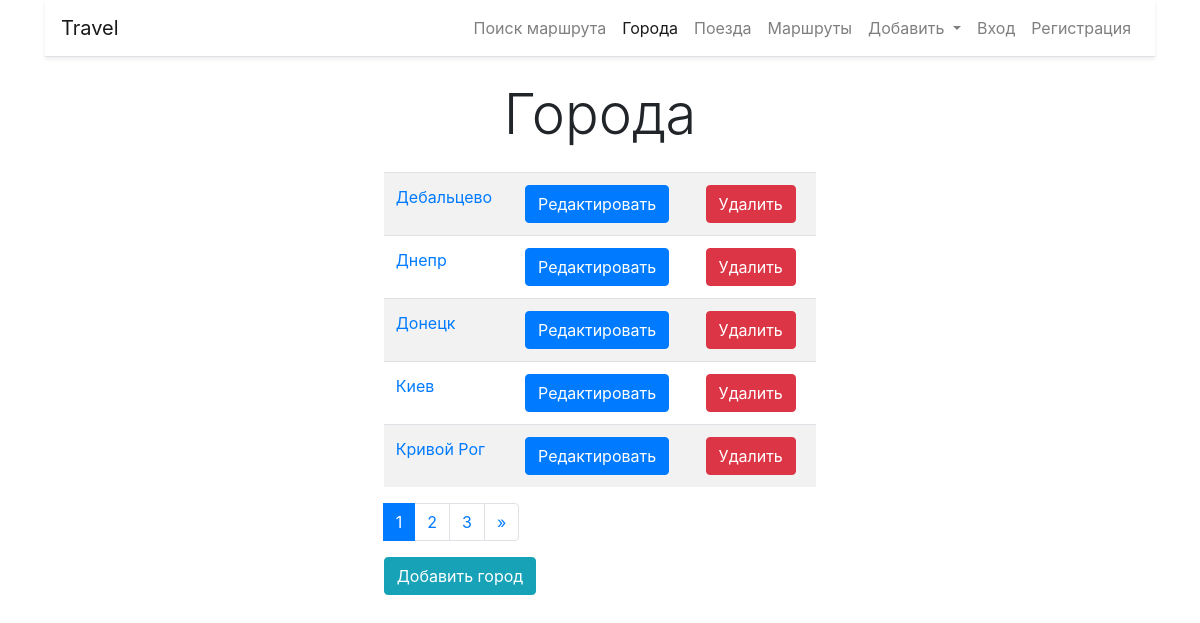
Screenshot of /cities/ with the database file from the repository.
### cities/models.py (models this page shows, shortened)
class City(models.Model):
    name = models.CharField(max_length=100, unique=True, verbose_name='Город')
    class Meta:
        verbose_name = 'Город'
        verbose_name_plural = 'Города'
        ordering = ['name']

### cities/views.py (the view)
# urls.py: path('', home, name='home'),
def home(request):
    cities = City.objects.all()
    paginator = Paginator(cities, 5)
    page_number = request.GET.get('page')
    page_numbers = paginator.page_range
    page_obj = paginator.get_page(page_number)
    return render(request=request, template_name='cities/home.html',
                  context={'cities_list': cities, 'page_obj': page_obj, 'page_numbers': page_numbers})

### cities/templates/cities/home.html (shortened to what this page needs)
{% extends 'base.html' %}
{% block content %}
<h1 class="display-4 text-center my-4">Города</h1>
<div class="col-md-5 mx-auto">
    <table class="table table-striped">
        <tbody>
        {% for city in page_obj %}
        <tr>
            <td><a href="{% url 'city:current_city' city.pk %}">{{ city.name }}</a></td>
            <td><a href="{% url 'city:update' city.pk %}">
                <button type="button" class="btn btn-primary">Редактировать</button>
            </a></td>
            <td><a href="{% url 'city:delete' city.pk %}">
                <button type="button" class="btn btn-danger">Удалить</button>
            </a></td>
        </tr>
        {% endfor %}
        </tbody>
    </table>
    <nav aria-label="Page navigation example">
        <ul class="pagination">
            {% for i in page_obj.paginator.page_range %}
            <li class="page-item current {% ifequal i page_obj.number %} active {% endifequal %}">
                <a class="page-link" href="?page={{ i }}">{{ i }}</a>
            </li>
            {% endfor %}
            <li class="page-item">
                {% if page_obj.has_next %}
                <a class="page-link" href="?page={{ page_obj.next_page_number }}" aria-label="Next">
                    <span aria-hidden="true">&raquo;</span>
                </a>
                {% endif %}
            </li>
        </ul>
    </nav>
    <a href="{% url 'city:create' %}">
        <button type="button" class="btn btn-info">Добавить город</button>
    </a>
</div>
{% endblock %}

### rows the page displays
City: name "Дебальцево"
City: name "Днепр"
City: name "Донецк"
City: name "Киев"
City: name "Кривой Рог"

### other values shown
{{ i }} "1" "2" "3"
